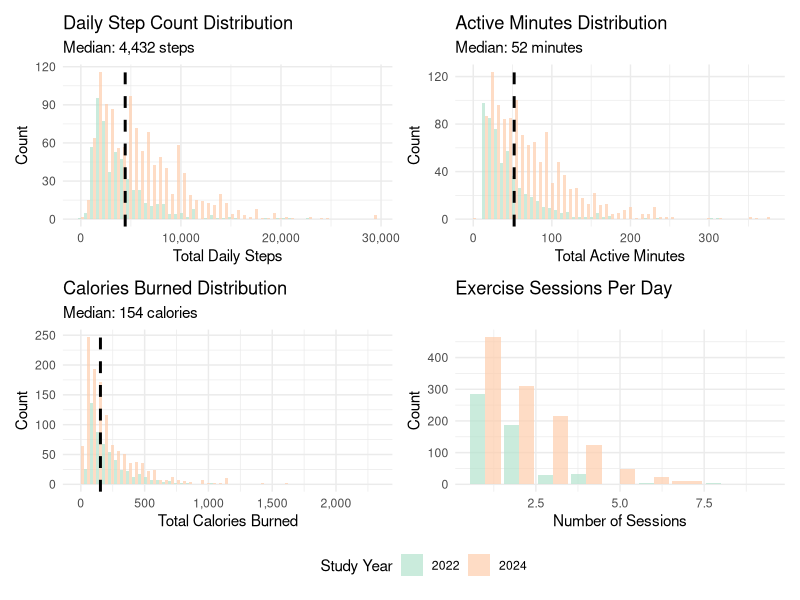
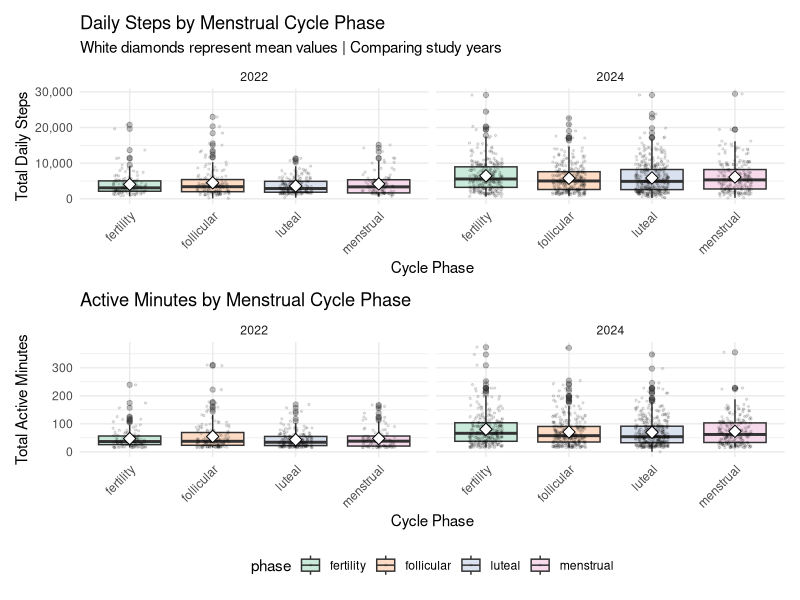
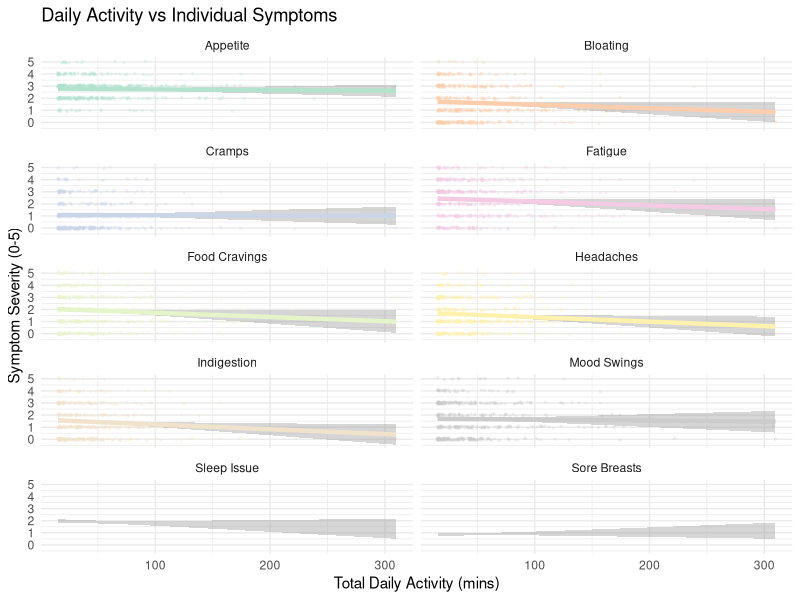

R code for these plots, in order:
## ---- chunk 1
library(tidyverse)
library(patchwork)
library(scales)
library(lme4)
library(lmerTest)
library(broom.mixed)

# Set plot theme
theme_set(theme_minimal() + theme(legend.position = "bottom"))
options(
  ggplot2.discrete.colour = function(...) scale_colour_brewer(..., palette = "Pastel2"),
  ggplot2.discrete.fill   = function(...) scale_fill_brewer(..., palette = "Pastel2"),

  ggplot2.continuous.colour = function(...) scale_colour_distiller(..., palette = "PuRd"),
  ggplot2.continuous.fill   = function(...) scale_fill_distiller(..., palette = "PuRd")
)
## ---- chunk 2

# Filtering realistic values
exercise_analysis = read.csv("./clean_data/all_daily_data.csv") |> 
  distinct(id, study_interval, day_in_study, .keep_all = TRUE) |> 
  filter(
    # Removing outliers/impossible values
    total_steps < 50000,
    total_active_min < 1440,
    total_calories < 10000
  )

p1 = ggplot(exercise_analysis |> filter(total_steps > 0), 
             aes(x = total_steps, fill = factor(study_interval))) +
  geom_histogram(bins = 50, alpha = 0.7, position = "dodge") +
  geom_vline(xintercept = median(exercise_analysis$total_steps[exercise_analysis$total_steps > 0], na.rm = TRUE),
             linetype = "dashed", color = "black", linewidth = 1) +
  labs(title = "Daily Step Count Distribution",
       subtitle = paste("Median:", 
                       scales::comma(round(median(exercise_analysis$total_steps[exercise_analysis$total_steps > 0], na.rm = TRUE))), 
                       "steps"),
       x = "Total Daily Steps",
       y = "Count",
       fill = "Study Year") +
  scale_x_continuous(labels = scales::comma)

p2 = ggplot(exercise_analysis |> filter(total_active_min > 0), 
             aes(x = total_active_min, fill = factor(study_interval))) +
  geom_histogram(bins = 50, alpha = 0.7, position = "dodge") +
  geom_vline(xintercept = median(exercise_analysis$total_active_min[exercise_analysis$total_active_min > 0], na.rm = TRUE),
             linetype = "dashed", color = "black", linewidth = 1) +
  labs(title = "Active Minutes Distribution",
       subtitle = paste("Median:", 
                       round(median(exercise_analysis$total_active_min[exercise_analysis$total_active_min > 0], na.rm = TRUE), 1), 
                       "minutes"),
       x = "Total Active Minutes",
       y = "Count",
       fill = "Study Year")

p3 = ggplot(exercise_analysis |> filter(total_calories > 0), 
             aes(x = total_calories, fill = factor(study_interval))) +
  geom_histogram(bins = 50, alpha = 0.7, position = "dodge") +
  geom_vline(xintercept = median(exercise_analysis$total_calories[exercise_analysis$total_calories > 0], na.rm = TRUE),
             linetype = "dashed", color = "black", linewidth = 1) +
  labs(title = "Calories Burned Distribution",
       subtitle = paste("Median:", 
                       scales::comma(round(median(exercise_analysis$total_calories[exercise_analysis$total_calories > 0], na.rm = TRUE))), 
                       "calories"),
       x = "Total Calories Burned",
       y = "Count",
       fill = "Study Year") +
  scale_x_continuous(labels = scales::comma)

p4 <- ggplot(exercise_analysis |> filter(n_sessions > 0), 
             aes(x = n_sessions, fill = factor(study_interval))) +
  geom_bar(alpha = 0.7, position = "dodge") +
  labs(title = "Exercise Sessions Per Day",
       x = "Number of Sessions",
       y = "Count",
       fill = "Study Year")

(p1 + p2) / (p3 + p4) + 
  plot_layout(guides = "collect")

## ---- chunk 3

p1 = ggplot(exercise_analysis |> filter(!is.na(phase), total_steps > 0), 
             aes(x = phase, y = total_steps, fill = phase)) +
  geom_boxplot(alpha = 0.7, outlier.alpha = 0.3) +
  geom_jitter(width = 0.2, alpha = 0.1, size = 0.5) +
  stat_summary(fun = mean, geom = "point", shape = 23, size = 3, fill = "white") +
  facet_wrap(~study_interval, ncol = 2) +  # Side by side
  labs(title = "Daily Steps by Menstrual Cycle Phase",
       subtitle = "White diamonds represent mean values | Comparing study years",
       x = "Cycle Phase",
       y = "Total Daily Steps") +
  scale_y_continuous(labels = comma) +
  theme(legend.position = "bottom",
        axis.text.x = element_text(angle = 45, hjust = 1))

p2 = ggplot(exercise_analysis |> filter(!is.na(phase), total_active_min > 0), 
             aes(x = phase, y = total_active_min, fill = phase)) +
  geom_boxplot(alpha = 0.7, outlier.alpha = 0.3) +
  geom_jitter(width = 0.2, alpha = 0.1, size = 0.5) +
  stat_summary(fun = mean, geom = "point", shape = 23, size = 3, fill = "white") +
  facet_wrap(~study_interval, ncol = 2) +
  labs(title = "Active Minutes by Menstrual Cycle Phase",
       x = "Cycle Phase",
       y = "Total Active Minutes") +
  theme(legend.position = "bottom",
        axis.text.x = element_text(angle = 45, hjust = 1))

p1 / p2 + plot_layout(guides = "collect")
## ---- chunk 4
symptoms_long = exercise_analysis |> 
  filter(total_active_min > 0) |> 
  select(id, total_active_min, appetite_score, sorebreasts_score, sleepissue_score, cramps_score, fatigue_score, 
         headaches_score, moodswing_score, foodcravings_score, indigestion_score, bloating_score) |> 
  pivot_longer(cols = ends_with("_score"), 
               names_to = "symptom", 
               values_to = "severity") |> 
  filter(!is.na(severity)) |> 
  mutate(symptom = case_when(
    symptom == "appetite_score" ~ "Appetite",
    symptom == "sorebreasts_score" ~ "Sore Breasts",
    symptom == "sleepissue_score" ~ "Sleep Issue",
    symptom == "cramps_score" ~ "Cramps",
    symptom == "fatigue_score" ~ "Fatigue",
    symptom == "headaches_score" ~ "Headaches",
    symptom == "moodswing_score" ~ "Mood Swings",
    symptom == "foodcravings_score" ~ "Food Cravings",
    symptom == "indigestion_score" ~ "Indigestion",
    symptom == "bloating_score" ~ "Bloating"
  ))

p4 = ggplot(symptoms_long, 
             aes(x = total_active_min, y = severity, color = symptom)) +
  geom_jitter(alpha = 0.2, size = 0.5, height = 0.1) +
  geom_smooth(method = "lm", se = TRUE, linewidth = 1.5) +
  facet_wrap(~symptom, ncol = 2) +
  labs(title = "Daily Activity vs Individual Symptoms",
       x = "Total Daily Activity (mins)",
       y = "Symptom Severity (0-5)") +
  scale_x_continuous(labels = comma) +
  scale_y_continuous(breaks = 0:5) +
  theme(legend.position = "none")

p4
## ---- chunk 5

# Model 1: Exercise → cramps
model_cramps = lmer(cramps_score ~ total_duration_min + phase + (1|id) + study_interval, 
                     data = exercise_analysis,
                     REML = FALSE)
summary(model_cramps)

# Model 2: Exercise → fatigue
model_fatigue = lmer(fatigue_score ~ total_duration_min + phase + (1|id) + study_interval, 
                     data = exercise_analysis,
                     REML = FALSE)
summary(model_fatigue)

# Model 3: Exercise → stress
model_stress = lmer(stress_score ~ total_duration_min + phase + (1|id) + study_interval, 
                     data = exercise_analysis,
                     REML = FALSE)
summary(model_stress)

# Model 4: Exercise → mood swings
model_mood = lmer(moodswing_score ~ total_duration_min + phase + (1|id) + study_interval, 
                     data = exercise_analysis,
                     REML = FALSE)
summary(model_mood)

# Model 5: Exercise → sleep issues
model_sleep = lmer(sleepissue_score ~ total_duration_min + phase + (1|id) + study_interval, 
                     data = exercise_analysis,
                     REML = FALSE)
summary(model_sleep)

# Model 6: Exercise → bloating
model_bloating = lmer(bloating_score ~ total_duration_min + phase + (1|id) + study_interval, 
                     data = exercise_analysis,
                     REML = FALSE)
summary(model_bloating)

# Model 7: Exercise → appetite
model_appetite = lmer(appetite_score ~ total_duration_min + phase + (1|id) + study_interval, 
                     data = exercise_analysis,
                     REML = FALSE)
summary(model_appetite)

# Model 8: Exercise → sore breasts
model_sorebreasts = lmer(sorebreasts_score ~ total_duration_min + phase + (1|id) + study_interval, 
                     data = exercise_analysis,
                     REML = FALSE)
summary(model_sorebreasts)

# Model 9: Exercise → food cravings
model_foodcravings = lmer(foodcravings_score ~ total_duration_min + phase + (1|id) + study_interval, 
                     data = exercise_analysis,
                     REML = FALSE)
summary(model_foodcravings)

# Model 10: Exercise → indigestion
model_indigestion = lmer(indigestion_score ~ total_duration_min + phase + (1|id) + study_interval, 
                     data = exercise_analysis,
                     REML = FALSE)
summary(model_indigestion)

## ---- chunk 6
# Cleaning results:
# Extract coefficients for exercise effect
results_summary = bind_rows(
  tidy(model_cramps, effects = "fixed") %>% mutate(outcome = "Cramps"),
  tidy(model_fatigue, effects = "fixed") %>% mutate(outcome = "Fatigue"),
  tidy(model_stress, effects = "fixed") %>% mutate(outcome = "Stress"),
  tidy(model_mood, effects = "fixed") %>% mutate(outcome = "Mood swings"),
  tidy(model_sleep, effects = "fixed") %>% mutate(outcome = "Sleep issues"),
  tidy(model_bloating, effects = "fixed") %>% mutate(outcome = "Bloating"),
  tidy(model_appetite, effects = "fixed") %>% mutate(outcome = "Appetite"),
  tidy(model_indigestion, effects = "fixed") %>% mutate(outcome = "Indigestion"),
  tidy(model_sorebreasts, effects = "fixed") %>% mutate(outcome = "Sore breasts"),
  tidy(model_foodcravings, effects = "fixed") %>% mutate(outcome = "Food cravings")
) %>%
  filter(term == "total_duration_min") %>%
  select(outcome, estimate, std.error, statistic, p.value) %>%
  mutate(
    significant = ifelse(p.value < 0.05, "Yes", "No"),
    p.value = format.pval(p.value, digits = 3, eps = 0.001)
  )

knitr::kable(results_summary)
